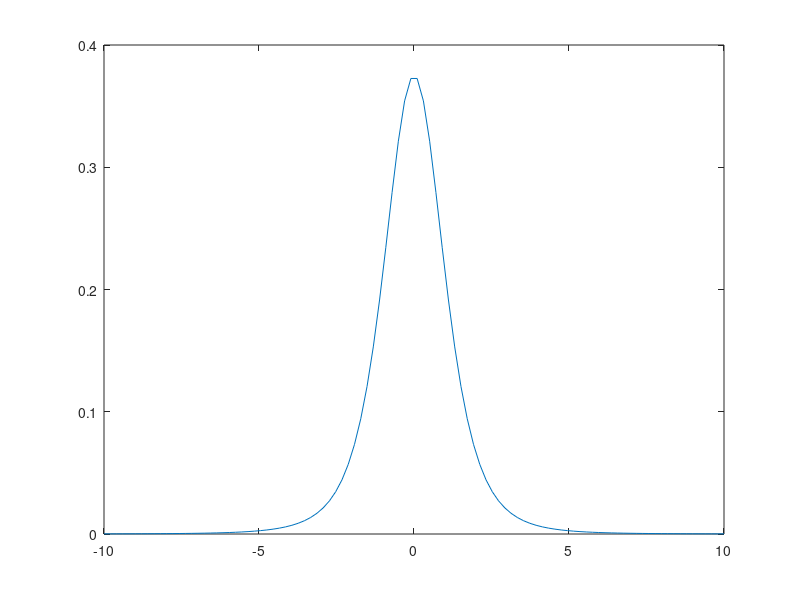

This figure's MATLAB source:
%% Computing Probabilities with Continuous Distributions
%% Normal Distribution
% An automotive engineer has determined that the fuel economy for a prototype 
% of a new truck can be modeled with a normally distributed random variable with 
% a mean of 17.3 miles per gallon with a standard deviation of 2.7 (this accounts 
% for variations in fuel economy that result from different driving conditions). 
% When asked what the probability is that tht fuel economy would fall between 
% 15 and 16 $(15<x<16)$ miles per gallon at any particular moment, she responded 
% by performing the following calculation:

P=normcdf(16,17.3,2.7)-normcdf(15,17.3,2.7)
%% 
% A census worker has learned that human life expectancy in his arena of study 
% is a normally distributed random variable witha mean value of 81.35 years and 
% a standard deviation of 11.64 years. Therefore, the probability any given person 
% in that region will live more than 90 years $(x>90)$ is

P=normcdf(90,81.35,11.64,'upper')
%% Sampling and the Central Limit Theorem
% A market researcher is analyzing the results of an experiment in which the 
% heights of random samples of 10 people were measured. Even though the researcher 
% does not have a model for the distribution of height measurements, she has already 
% estimated that the mean of this unknown distribution in $\mu\simeq 5.6934$ and 
% the standard deviation is $\sigma\simeq 0.7999$. The researcher hopes to determine 
% the probability of obtaining a sample of heights with a mean greater than 6 
% feet. Since her sample size is $n=10$, she invokes the Central Limit Theorem 
% and concludes that thte variation in the sample means is described by a normal 
% distribution with $\mu\simeq 5.6934$ and $\sigma\simeq 0.7999/\sqrt{10}\simeq 
% 0.2530$. Therefore, the probability that the mean of any given sample is greater 
% than 6 feet is

P=normcdf(6,5.6934,0.2530,'upper')
%% 
% A water quality technician is attempting to assess claims made by a property 
% owner that they have addressed problems with their septic system and that nitrate 
% levels down-gradient from their system are now averaging at 

mu=10
%% 
% parts per million. The technician takes 15 independent nitrate measurements 
% from a test well down-gradient of the septic system and finds the following 
% levels (in parts per million):

D=[14.7137, 13.8745, 10.7293, 8.7689, 14.8821, 9.6489, 15.1748, 12.2348, 12.1531, 13.6441, 14.7137, 13.8745, 10.7293, 8.7689, 14.8821, 9.6489, 15.1748, 12.2348, 12.1531, 13.6441]
%% 
% He computes the mean of this sample to find that 

xb=mean(D)
%% 
% From earlier analysis, the technician knows that the standard deviation of 
% the nitrate measurements is 

sigma=2.3
%% 
% With this information and the landowner's claim that the down-gradient concentrations 
% are now averaging at 10 parts per million.  The technician computes a z statistic 
% for this sample.

z=(xb-mu)/(sigma/sqrt(length(D)))
%% 
% The technician suspects that it is unlikely that the landowner's claim is 
% true, but in order to quantify this, he observes that the probability that $z$ 
% should be found at or above the value she calcluated is small:

normcdf(z,'upper')
%% 
% Thsi is a very small probablity, so she concludes that the landowner's claim 
% is unlikely to be true.
%% $\chi^2$ Distribution
% A manufacturer of gold ingots desires to maintain a high degree of consistency 
% in the mass of the ingots they produce. The mean weight of the ingots is taken 
% to be 

mu=1000
%% 
% grams. The plant manager will consider that the production consistency of 
% gold ingots is out of tolerance if he has reason to believe that the true value 
% of the standard deviation of ingot masses is more than 0.001 grams. In order 
% to determine whether or not this is the case, the plant manager requires that 
% an occasional sample of 

n=25
%% 
% ingots will be randomly sampled so that their masses may be precisely measured.
% 
% Suppose one such sample is collected and its sample standard deviation turns 
% out to be 

s=0.0015
%% 
% The $\chi^2$ statistic for this scenario is
% 
% $$\chi^2=\frac{(n-1)s^2}{\sigma^2}=\frac{24\times 0.0015^2}{0.001^2}$$
% 
% |or|

chi2=24*(0.0015^2)/(0.001^2)
%% 
% Using the $\chi^2$ distribution with

nu=24
%% 
% degrees of freedom, the plant manager determines that the probability of observing 
% a sample with a sample standard deviation of at least 0.0015 is

P =chi2cdf(chi2,24,'upper')
%% 
% which is quite small. The manager concludes that this sample is indicative 
% that production quality might be out of tolerance.
%% Student's T Distribution
% An agricultural engineer is investigating the performance claims made by a 
% chemical company that produces fertilizers. They state that under typical conditions, 
% addition of their fertilizer to a one acre plot of potatoes will result in an 
% average yield of 32.8 thousand pounds. The engineer prepares five separate one 
% acre plots and applies the fertilizer to all of them. At the end of the growing 
% season, these fields yield 

D=[29.28, 28.84, 28.86, 28.47, 30.84]
%% 
% thousand pounds of potatoes respectively.
% 
% The engineer calculates the mean and variance of the data:

xb=mean(D)
s=std(D)
%% 
% Then, she computes the t statistic for this data with 

nu=length(D)-1
%% 
% degrees of freedom and the claimed yield of 

mu=32.8
%% 
% thousand pounds per acre:

t=(xb-mu)/(s/sqrt(length(D)))
%% 
% The fact that $t<0$ reflects the reality that the sample mean lies below the 
% proposed true mean of 32.8 thousand pounds per acre. She plots the t distribution 
% for $\nu=4$ degrees of freedom and observes that $t=-8.5192$ is well out into 
% the lower tail.

tdata=linspace(-10,10,100)
plot(tdata,tpdf(tdata,nu))
%% 
% She computes the probability of obtaining a sample with a t statistic at least 
% as extreme as the one she computed:

P=tcdf(t,nu)
%% 
% This is quite small, so she concludes that it is unlikely that her fertilizer 
% is performing as advertised.